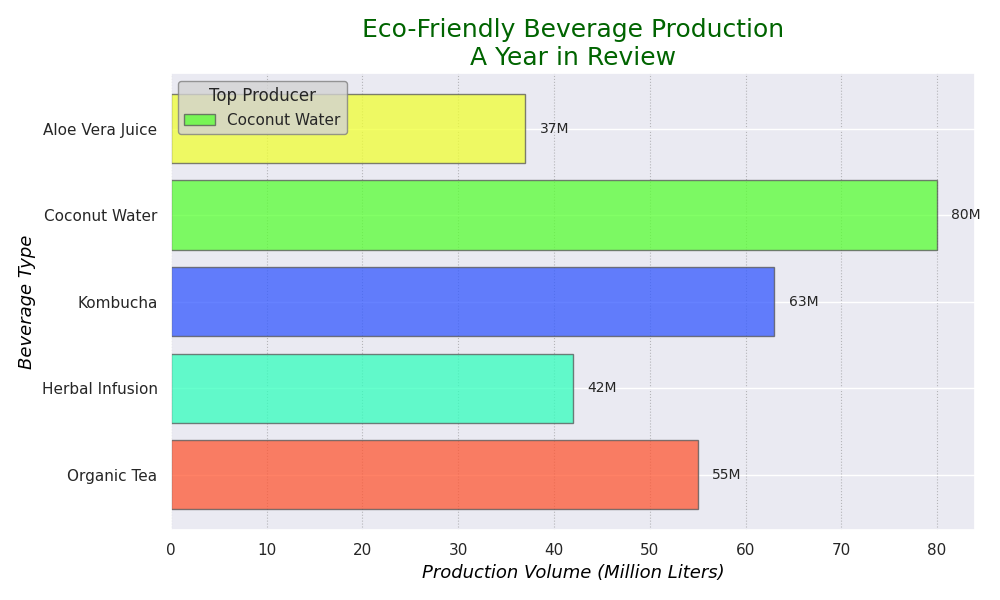

This figure's Python source:
import matplotlib.pyplot as plt
import numpy as np

beverages = ['Organic Tea', 'Herbal Infusion', 'Kombucha', 'Coconut Water', 'Aloe Vera Juice']
production_volumes = [55, 42, 63, 80, 37]

colors = ['#FF5733', '#33FFBD', '#3358FF', '#58FF33', '#F0FF33']
linestyles = ['-', '--', '-.', ':', '-']

fig, ax = plt.subplots(figsize=(10, 6))
bars = ax.barh(beverages, production_volumes, color=colors, alpha=0.75, edgecolor='#555555', linestyle=linestyles[0])

for bar, volume in zip(bars, production_volumes):
    xval = bar.get_width()
    ax.text(xval + 1.5, bar.get_y() + bar.get_height() / 2, f'{volume}M', va='center', ha='left', fontsize=10, fontweight='normal')

ax.set_title("Eco-Friendly Beverage Production\nA Year in Review", fontsize=18, fontweight='normal', color='darkgreen')
ax.set_xlabel("Production Volume (Million Liters)", fontsize=13, color='black', fontstyle='italic')
ax.set_ylabel("Beverage Type", fontsize=13, color='black', fontstyle='italic')

most_produced_index = np.argmax(production_volumes)
ax.legend([bars[most_produced_index]], [beverages[most_produced_index]], title="Top Producer", loc='upper left', fontsize=11, frameon=True, facecolor='lightgray', edgecolor='gray')

ax.xaxis.grid(True, color='gray', linestyle=linestyles[3], linewidth=0.8, alpha=0.5)

plt.tight_layout()
plt.show()
